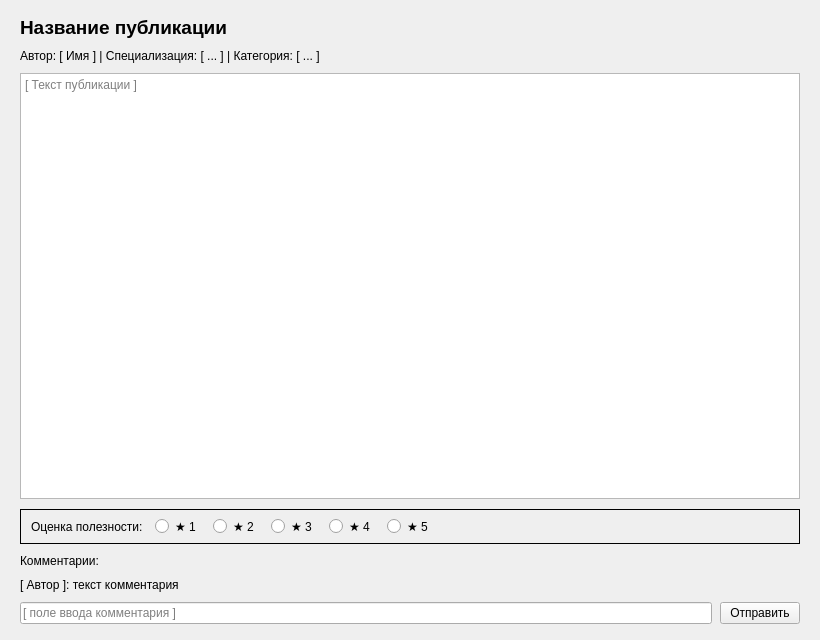
<?xml version="1.0" encoding="UTF-8"?>
<ui version="4.0">
 <class>PublicationPageScreen</class>
 <widget class="QWidget" name="PublicationPageScreen">
  <property name="geometry">
   <rect>
    <x>0</x>
    <y>0</y>
    <width>820</width>
    <height>640</height>
   </rect>
  </property>
  <property name="minimumSize">
   <size>
    <width>820</width>
    <height>640</height>
   </size>
  </property>
  <property name="windowTitle">
   <string>4. Страница публикации</string>
  </property>
  <layout class="QVBoxLayout" name="mainLayout">
   <property name="leftMargin">
    <number>20</number>
   </property>
   <property name="topMargin">
    <number>16</number>
   </property>
   <property name="rightMargin">
    <number>20</number>
   </property>
   <property name="bottomMargin">
    <number>16</number>
   </property>
   <property name="spacing">
    <number>10</number>
   </property>
   <item>
    <widget class="QLabel" name="titleLabel">
     <property name="font">
      <font>
       <pointsize>14</pointsize>
       <bold>true</bold>
      </font>
     </property>
     <property name="text">
      <string>Название публикации</string>
     </property>
    </widget>
   </item>
   <item>
    <widget class="QLabel" name="metaLabel">
     <property name="text">
      <string>Автор: [ Имя ] | Специализация: [ ... ] | Категория: [ ... ]</string>
     </property>
    </widget>
   </item>
   <item>
    <widget class="QPlainTextEdit" name="publicationText">
     <property name="readOnly">
      <bool>true</bool>
     </property>
     <property name="placeholderText">
      <string>[ Текст публикации ]</string>
     </property>
    </widget>
   </item>
   <item>
    <widget class="QFrame" name="ratingFrame">
     <property name="frameShape">
      <enum>QFrame::Box</enum>
     </property>
     <property name="frameShadow">
      <enum>QFrame::Plain</enum>
     </property>
     <layout class="QHBoxLayout" name="ratingLayout">
      <property name="leftMargin">
       <number>10</number>
      </property>
      <property name="topMargin">
       <number>6</number>
      </property>
      <property name="rightMargin">
       <number>10</number>
      </property>
      <property name="bottomMargin">
       <number>6</number>
      </property>
      <property name="spacing">
       <number>12</number>
      </property>
      <item>
       <widget class="QLabel" name="ratingLabel">
        <property name="text">
         <string>Оценка полезности:</string>
        </property>
       </widget>
      </item>
      <item>
       <widget class="QRadioButton" name="rating1Button">
        <property name="text">
         <string>★ 1</string>
        </property>
        <attribute name="buttonGroup">
         <string notr="true">ratingGroup</string>
        </attribute>
       </widget>
      </item>
      <item>
       <widget class="QRadioButton" name="rating2Button">
        <property name="text">
         <string>★ 2</string>
        </property>
        <attribute name="buttonGroup">
         <string notr="true">ratingGroup</string>
        </attribute>
       </widget>
      </item>
      <item>
       <widget class="QRadioButton" name="rating3Button">
        <property name="text">
         <string>★ 3</string>
        </property>
        <attribute name="buttonGroup">
         <string notr="true">ratingGroup</string>
        </attribute>
       </widget>
      </item>
      <item>
       <widget class="QRadioButton" name="rating4Button">
        <property name="text">
         <string>★ 4</string>
        </property>
        <attribute name="buttonGroup">
         <string notr="true">ratingGroup</string>
        </attribute>
       </widget>
      </item>
      <item>
       <widget class="QRadioButton" name="rating5Button">
        <property name="text">
         <string>★ 5</string>
        </property>
        <attribute name="buttonGroup">
         <string notr="true">ratingGroup</string>
        </attribute>
       </widget>
      </item>
      <item>
       <spacer name="ratingSpacer">
        <property name="orientation">
         <enum>Qt::Horizontal</enum>
        </property>
        <property name="sizeHint" stdset="0">
         <size>
          <width>40</width>
          <height>20</height>
         </size>
        </property>
       </spacer>
      </item>
     </layout>
    </widget>
   </item>
   <item>
    <widget class="QLabel" name="commentsTitleLabel">
     <property name="text">
      <string>Комментарии:</string>
     </property>
    </widget>
   </item>
   <item>
    <widget class="QLabel" name="commentLabel">
     <property name="text">
      <string>[ Автор ]: текст комментария</string>
     </property>
     <property name="wordWrap">
      <bool>true</bool>
     </property>
    </widget>
   </item>
   <item>
    <layout class="QHBoxLayout" name="commentInputLayout">
     <property name="spacing">
      <number>8</number>
     </property>
     <item>
      <widget class="QLineEdit" name="commentEdit">
       <property name="sizePolicy">
        <sizepolicy hsizetype="Expanding" vsizetype="Fixed">
         <horstretch>1</horstretch>
         <verstretch>0</verstretch>
        </sizepolicy>
       </property>
       <property name="placeholderText">
        <string>[ поле ввода комментария ]</string>
       </property>
      </widget>
     </item>
     <item>
      <widget class="QPushButton" name="sendButton">
       <property name="text">
        <string>Отправить</string>
       </property>
      </widget>
     </item>
    </layout>
   </item>
  </layout>
 </widget>
 <resources/>
 <connections/>
 <buttongroups>
  <buttongroup name="ratingGroup"/>
 </buttongroups>
</ui>
